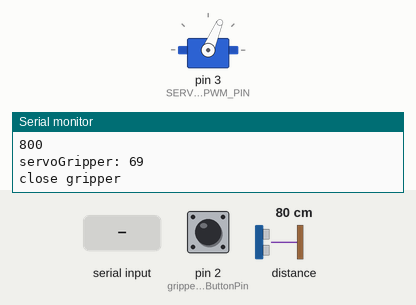
The sketch below on a simulated Arduino Mega 2560, built with avr-gcc and run on an emulated ATmega2560. Parts: servo, the last lines printed to the serial monitor. Inputs (shaded band) come from the test bench; at power-on: distance to the obstacle 80 cm, pin 2 (gripperOpenButtonPin) LOW.

Above: at 1.25 s.
1.3 s: distance to the obstacle set to 24 cm
4.3 s: distance to the obstacle set to 18 cm
At 4.5 s:
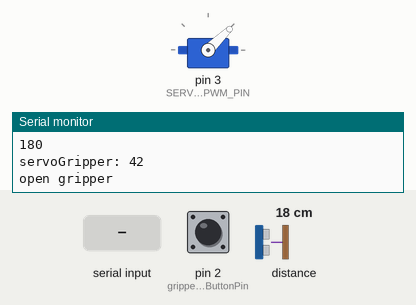
At 6.48 s:
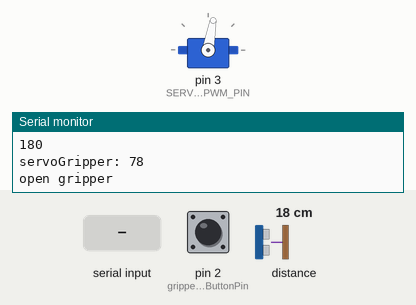
7.3 s: "*close slowly" received over the second serial link
10.3 s: "*open fast" received over the second serial link
13.3 s: pin 2 (gripperOpenButtonPin) pulled HIGH for 3.2 s
At 17.0 s:
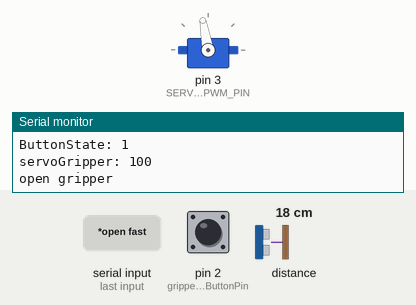
Timing chart, 0 to 21.6 s (numbered marks = the images above; inputs shaded):
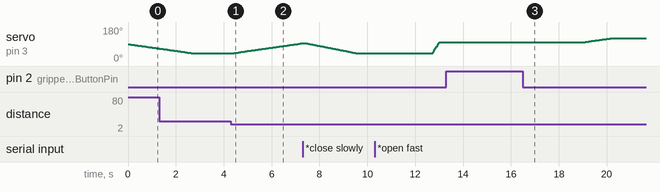

Measured:
- the behaviour switches between 21 and 20 cm on distance to the obstacle (found by bisection; images 0 and 1)
- after the input at 4.3 s, servo on pin 3 (SERVO_PWM_PIN): moves from 40° to 94° over 2.9 s, starting at once

The sketch:

Voice_VL53L0X_gripper_control.ino
```cpp
/* Voice_VL53L0X_gripper_control - Automatic gripping of an object using VL53L0X laser sensor and voice commands
The range readings are in units of mm.

Connections:
 Bluetooth (e.g HC-06)-> Arduino Mega 2560
 TXD - TX1 (19)
 RXD - RX1 (18)
 VCC - 5V
 GND - GND
*/

#include <Wire.h>
#include <VL53L0X.h>
#include <Servo.h>

#define SERVO_PWM_PIN 3 // Servo
#define DEFAULT_SERVO_ANGLE 90
#define GRIPPER_MIN 40
#define GRIPPER_MAX 120
#define OPEN_MAX 100
#define THRESHOLD_CLOSING_DISTANCE_FAR 200
#define THRESHOLD_CLOSING_DISTANCE_NEAR 60

#define SERVO_DELAY_FAST 5
#define SERVO_DELAY_SLOW 40

VL53L0X sensor;
Servo servoGripper;
int servoGripper_val;
const int  gripperOpenButtonPin = 2;    // the pin that the pushbutton is attached to
int gripperOpenButtonState = 0;         // current state of the button
int servoDelay_ms;
String voice;

void setup()
{
  Serial1.begin(9600);// HC-06 default baudrate: 9600
  // initialize the button pin as a input:
  pinMode(gripperOpenButtonPin, INPUT);
  Serial.begin(9600);
  Wire.begin();
  sensor.init();
  sensor.setTimeout(500);
  servoDelay_ms = 10;
  initializeServo();
  //gripperServoCurrentState = 0; //opened
  Wire.begin();
  sensor.startContinuous();
}

void loop()
{
  int distance_mm = sensor.readRangeContinuousMillimeters();
  Serial.println(distance_mm);
  if (sensor.timeoutOccurred()) { Serial.print(" TIMEOUT"); }
  if(distance_mm>THRESHOLD_CLOSING_DISTANCE_FAR || distance_mm<THRESHOLD_CLOSING_DISTANCE_NEAR){
      setServoBaseDirection(0, servoDelay_ms); // close gripper
  }
  else{
      setServoBaseDirection(1, servoDelay_ms); // open gripper
  }
  // read the pushbutton input pin:
  gripperOpenButtonState = digitalRead(gripperOpenButtonPin);
  Serial.println("ButtonState: "+String(gripperOpenButtonState));
  if (gripperOpenButtonState == HIGH) {
    //open gripper and wait until object will be take off
    openGripper(servoDelay_ms);
  }
  while (Serial1.available()) {
    delay(5); //Delay added to make thing stable
    char c = Serial1.read(); //Conduct a serial read
    if (c == '#') {
      break; //Exit the loop when the # is detected after the word
    }
    voice += c; //Shorthand for voice = voice + c
  }// while (Serial1.available())
  processInput(voice);
  voice="";
  //delay(1);
}// void loop()

void initializeServo(){
  Serial.write("\nServo test\n");
  servoGripper.attach(SERVO_PWM_PIN);
}

void setDefaulRoboticArmPosition(){
  setServo(1, DEFAULT_SERVO_ANGLE);
  servoGripper_val = servoGripper.read();
  //currentRoboticArmState = 0;
}

void openGripper(int servo_delay_ms){
  servoGripper_val = servoGripper.read();
  Serial.println("servoGripper: "+String(servoGripper_val));
      Serial.println("open gripper");
      if(servoGripper_val<OPEN_MAX){
        for(servoGripper_val; servoGripper_val<OPEN_MAX; servoGripper_val +=1)// in steps of 1 degree
        {
          servoGripper.write(servoGripper_val); // tell servo to go to "currentServoPosition"
          delay(servo_delay_ms);                       // waits 10ms for the servo to reach the position
          //Serial.println("servoBaseN: "+String(servoGripper_val));
        }// for
      }// if
      delay(3000);
}// void openGripper()

void closeGripper(int servo_delay_ms){
  servoGripper_val = servoGripper.read();
  Serial.println("servoGripper: "+String(servoGripper_val));
      Serial.println("close gripper");
      if(servoGripper_val>GRIPPER_MIN){
        for(servoGripper_val; servoGripper_val>GRIPPER_MIN; servoGripper_val -=1)// in steps of 1 degree
        {
          servoGripper.write(servoGripper_val); // tell servo to go to "currentServoPosition"
          delay(servo_delay_ms);                       // waits 10ms for the servo to reach the position
          //Serial.println("servoBaseN: "+String(servoGripper_val));
        }// for
      }// if
      delay(3000);
}// void closeGripper()

void processInput (String voice_command){
if (voice_command.length() > 0) {
    Serial.println(voice_command);

  if (voice_command == "*open") {
    openGripper(servoDelay_ms);
    Serial.println("open gripper");
  }
  else if (voice_command == "*close") {
    closeGripper(servoDelay_ms);
    Serial.println("close gripper");
  }
  else if (voice_command == "*open fast") {
    servoDelay_ms = SERVO_DELAY_FAST;
    openGripper(servoDelay_ms);
    Serial.println("open gripper fast");
  }
  else if (voice_command == "*close fast") {
    servoDelay_ms = SERVO_DELAY_FAST;
    closeGripper(servoDelay_ms);
    Serial.println("close gripper fast");
  }
  else if (voice_command == "*open slowly") {
    servoDelay_ms = SERVO_DELAY_SLOW;
    openGripper(servoDelay_ms);
    Serial.println("open gripper slowly");
  }
  else if (voice_command == "*close slowly") {
    servoDelay_ms = SERVO_DELAY_SLOW;
    closeGripper(servoDelay_ms);
    Serial.println("close gripper slowly");
  }
  else if (voice_command == "*high speed") {
    servoDelay_ms = SERVO_DELAY_FAST;
    Serial.println("high speed: "+String(servoDelay_ms));
  }
  else if (voice_command == "*low speed"){
    servoDelay_ms = SERVO_DELAY_SLOW;
    Serial.println("low speed: "+String(servoDelay_ms));
  }
  else if(voice_command == "*stop") {
    Serial.println("stop");
  }
 }//Reset the variable after initiating
} // void processInput ()

void setServoBaseDirection(int servoGripperDirection, int servo_delay_ms){
  servoGripper_val = servoGripper.read();
  Serial.println("servoGripper: "+String(servoGripper_val));
  if(servoGripperDirection==1){ // open gripper
      Serial.println("open gripper");
      if(servoGripper_val<GRIPPER_MAX){
        servoGripper_val +=1;
        servoGripper.write(servoGripper_val); // tell servo to go to "currentServoPosition"
        delay(servo_delay_ms);                       // waits 10ms for the servo to reach the position
      }// if
  }
  else{ // close gripper
      Serial.println("close gripper");
      if(servoGripper_val>GRIPPER_MIN){
        servoGripper_val -=1;
        servoGripper.write(servoGripper_val); // tell servo to go to "currentServoPosition"
        delay(servo_delay_ms);                       // waits 15ms for the servo to reach the position
      }// if
  }
  //delay(1);
}// void setServoBasePosition(int servoGripperDirection)

void setServo(int servoNumber, int deg){
  if(servoNumber==1 && deg>=GRIPPER_MIN && deg<=GRIPPER_MAX){
    servoGripper.write(deg);
    servoGripper_val = servoGripper.read();
    Serial.println("servoGripper: "+String(servoGripper_val));
  }
}// void setServo(int servoNumber, int deg)
```
